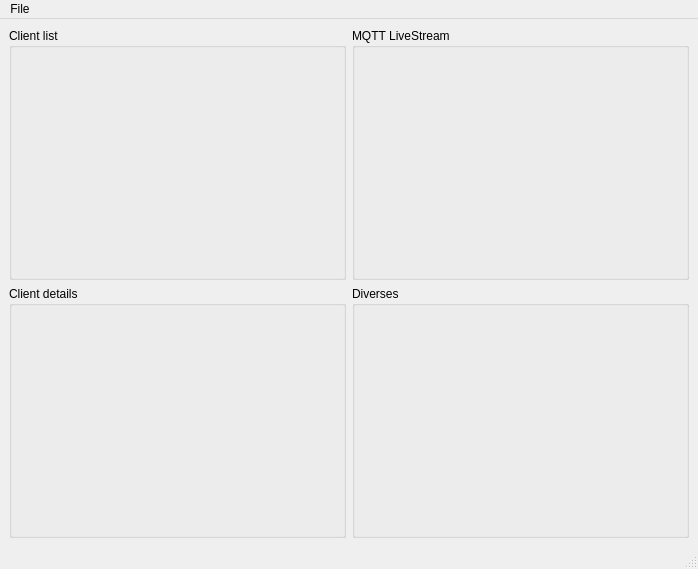
<?xml version="1.0" encoding="UTF-8"?>
<ui version="4.0">
 <class>MainWindow</class>
 <widget class="QMainWindow" name="MainWindow">
  <property name="geometry">
   <rect>
    <x>0</x>
    <y>0</y>
    <width>698</width>
    <height>569</height>
   </rect>
  </property>
  <property name="windowTitle">
   <string>MainWindow</string>
  </property>
  <property name="layoutDirection">
   <enum>Qt::LeftToRight</enum>
  </property>
  <widget class="QWidget" name="centralwidget">
   <layout class="QGridLayout" name="gridLayout_2">
    <item row="0" column="0">
     <layout class="QGridLayout" name="gridLayout">
      <item row="1" column="0">
       <widget class="QGroupBox" name="groupBox_2">
        <property name="title">
         <string>Client details</string>
        </property>
       </widget>
      </item>
      <item row="0" column="0">
       <widget class="QGroupBox" name="groupBox">
        <property name="title">
         <string>Client list</string>
        </property>
       </widget>
      </item>
      <item row="0" column="1">
       <widget class="QGroupBox" name="groupBox_3">
        <property name="title">
         <string>MQTT LiveStream</string>
        </property>
       </widget>
      </item>
      <item row="1" column="1">
       <widget class="QGroupBox" name="groupBox_4">
        <property name="title">
         <string>Diverses</string>
        </property>
       </widget>
      </item>
     </layout>
    </item>
   </layout>
  </widget>
  <widget class="QMenuBar" name="menubar">
   <property name="geometry">
    <rect>
     <x>0</x>
     <y>0</y>
     <width>698</width>
     <height>21</height>
    </rect>
   </property>
   <widget class="QMenu" name="menuDatei">
    <property name="title">
     <string>File</string>
    </property>
    <addaction name="actionSettings"/>
    <addaction name="separator"/>
    <addaction name="actionExit"/>
   </widget>
   <addaction name="menuDatei"/>
  </widget>
  <widget class="QStatusBar" name="statusbar"/>
  <action name="actionSettings">
   <property name="text">
    <string>Settings</string>
   </property>
  </action>
  <action name="actionExit">
   <property name="text">
    <string>Exit</string>
   </property>
  </action>
 </widget>
 <resources/>
 <connections/>
</ui>
